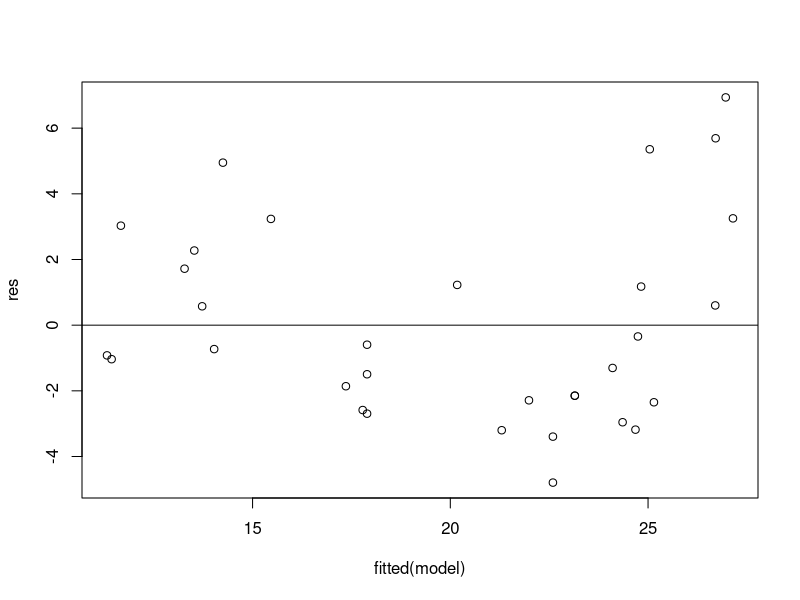
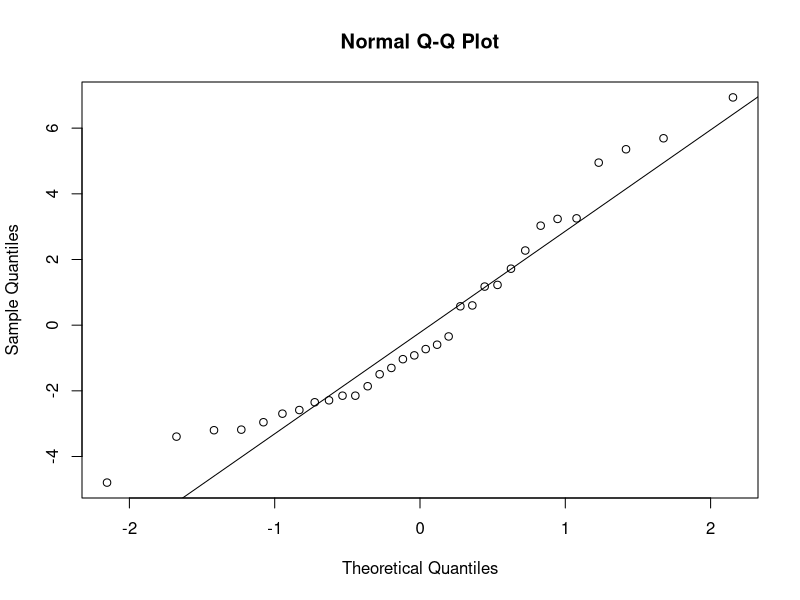
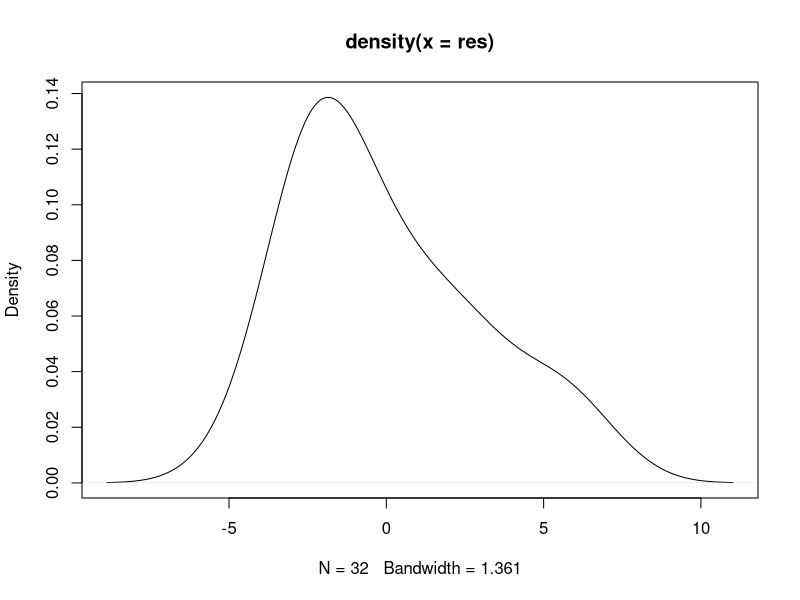

The R source for these figures, in order:
# Residual plots are often used to assess whether or not the
# residuals in a regression analysis are normally distributed
# and whether or not they exhibit heteroscedasticity.

# load the datset
data(mtcars)

# fit a regression model
model <- lm(mpg~disp+hp, data = mtcars)

# get list of residuals
res <- resid(model)

# Produce residual vs. fitted plot.

# produce residual vs. fitted plot
plot(fitted(model), res)

# add a horizontal line at 0
abline(0, 0)

# create Q-Q plot for residuals
qqnorm(res)

# add a straight diagonal line to the  plot
qqline(res)

# produce a density plot

# create density plot of residuals
plot(density(res))
